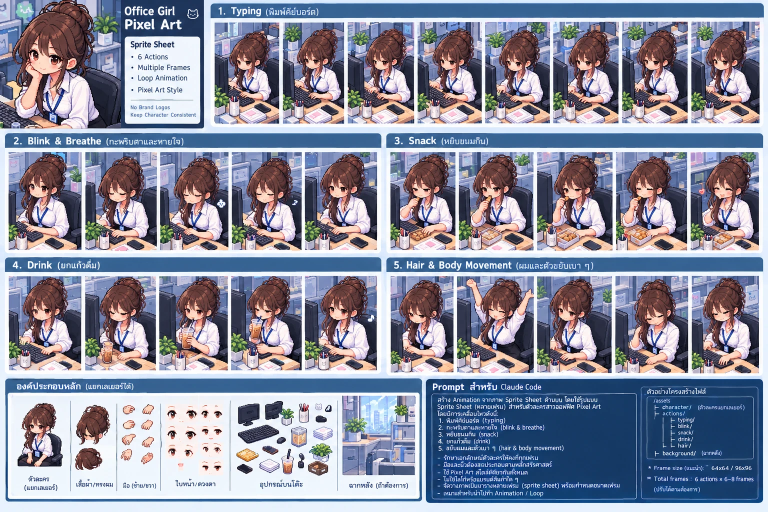
#> input picture assets/office-girl/reference/sheet-a.webp, 1536 x 1024 px (shown at 1/2 size)
$ python build_sprites.py
#> lines starting #> are read from the running program, lines starting #| are printed output that depends on the picture
#!/usr/bin/env python3
"""
tools/office-girl/build_sprites.py
สร้าง sprite sheet ของน้องผู้ตรวจ (Office Girl) จาก reference sheet ที่ผู้ใช้ให้มา

    python3 tools/office-girl/build_sprites.py

ขั้นตอน
  1. หาขอบของแต่ละเฟรมใน assets/office-girl/reference/sheet-a.webp
     (ช่องว่างสีอ่อนระหว่างเฟรมเป็นตัวแบ่ง — ตำแหน่งแถวของแต่ละท่ากำหนดไว้ใน ACTIONS)
  2. จัดเฟรมของท่าเดียวกันให้ตรงกัน: หาสเกล (เท่ากันทุกด้าน ไม่ยืด) + การเลื่อน
     ที่ทำให้เฟรมทับเฟรมกลางได้ดีที่สุด
  3. ตัดเหลือส่วนที่ทุกเฟรมมีภาพจริง แล้วตัดกลางเป็นขนาดเท่ากันทุกท่า (FRAME_W × FRAME_H)
  4. ส่งออก
       public/sprites/office-girl/<ท่า>.png        sprite sheet แนวนอน เฟรมเรียงซ้ายไปขวา
       assets/office-girl/frames/<ท่า>-NN.png      เฟรมแยก ไว้ตรวจทีละเฟรม
       app/components/officeGirlSprites.ts          ขนาด/จำนวนเฟรม/fps แนะนำ ให้ตัวเล่นใช้

⚠️ เฟรมใน reference sheet เป็นภาพหลักของแต่ละท่าที่ถูกวาดแยกกันทีละภาพ (ไม่ใช่เฟรมต่อเนื่อง)
   พื้นหลังและของบนโต๊ะจึงไม่ตรงกันทุกเฟรม — สคริปต์นี้จัดตำแหน่งได้ แต่สร้างเฟรมใหม่ไม่ได้
   ผลตรวจรายเฟรมดู docs/office-girl-animation.md

ต้องมี Pillow + numpy (pip install pillow numpy)
"""
import json
from pathlib import Path

import numpy as np
from PIL import Image

ROOT = Path(__file__).resolve().parents[2]
SHEET = ROOT / "assets/office-girl/reference/sheet-a.webp"
OUT_SHEETS = ROOT / "public/sprites/office-girl"
OUT_FRAMES = ROOT / "assets/office-girl/frames"
OUT_TS = ROOT / "app/components/officeGirlSprites.ts"

FRAME_W, FRAME_H = 120, 168

# แถวของแต่ละท่าใน sheet-a: (y บน, y ล่าง, x ซ้าย, x ขวา) — กว้างกว่าแถวจริงเล็กน้อย ขอบจริงหาเอง
# fps แนะนำ: เฟรมเป็นภาพหลัก (keyframe) ห่างกันมาก จึงช้ากว่า animation ทั่วไป
ACTIONS = {
    "typing": dict(band=(42, 248, 420, 1530), fps=4, label="พิมพ์คีย์บอร์ด"),
    "blink": dict(band=(300, 500, 10, 762), fps=3, label="กะพริบตาและหายใจ"),
    "snack": dict(band=(300, 500, 775, 1530), fps=2, label="กินขนม"),
    "drink": dict(band=(548, 745, 10, 762), fps=2, label="ดื่มน้ำ"),
    "idle": dict(band=(548, 748, 775, 1530), fps=2, label="ผมและตัวขยับ (บิดขี้เกียจ)"),
}


def light(c):
    return c[0] > 215 and c[1] > 222 and c[2] > 230


def runs(flags):
    out, start = [], None
    for i, v in enumerate(flags):
        if v and start is None:
            start = i
        if not v and start is not None:
            out.append((start, i))
            start = None
    if start is not None:
        out.append((start, len(flags)))
    return out


def find_frames(im, band):
    """คืนกล่องของเฟรมในแถว [(x0, y0, x1, y1), ...] — คอลัมน์ที่สว่างเกือบทั้งแนวคือช่องว่างระหว่างเฟรม"""
    y0, y1, x0, x1 = band
    ys = range(y0 + 20, y1 - 20, 4)
    cols = [sum(light(im.getpixel((x, y))) for y in ys) / len(ys) < 0.6 for x in range(x0, x1)]
    xs = [(x0 + a, x0 + b) for a, b in runs(cols) if b - a > 60]
    fa, fb = xs[0]
    xr = range(fa + 5, fb - 5, 3)
    rows = [sum(light(im.getpixel((x, y))) for x in xr) / len(xr) < 0.6 for y in range(y0 - 10, y1 + 10)]
    ty0, ty1 = [(y0 - 10 + a, y0 - 10 + b) for a, b in runs(rows) if b - a > 60][0]
    return [(a, ty0, b, ty1) for a, b in xs]


def gray(im, s=0.5):
    g = im.convert("L").resize((max(1, int(im.width * s)), max(1, int(im.height * s))), Image.BILINEAR)
    return np.asarray(g, dtype=np.float32)


def align(tiles):
    """หาสเกล + การเลื่อนของแต่ละเฟรมเทียบเฟรมกลาง (ค้นหาแบบไล่ทุกค่าบนภาพย่อครึ่งหนึ่ง)"""
    ref = tiles[len(tiles) // 2]
    R = gray(ref)
    rh, rw = R.shape
    out = []
    for t in tiles:
        best = (1e9, 1.0, 0, 0)
        for sc in np.arange(0.88, 1.13, 0.01):
            T = gray(t.resize((max(1, int(t.width * sc)), max(1, int(t.height * sc))), Image.BILINEAR))
            th, tw = T.shape
            for dy in range(-14, 15):
                for dx in range(-14, 15):
                    ya, xa, yb, xb = max(0, dy), max(0, dx), min(rh, th + dy), min(rw, tw + dx)
                    if (yb - ya) < rh * 0.75 or (xb - xa) < rw * 0.75:
                        continue
                    d = float(np.mean(np.abs(R[ya:yb, xa:xb] - T[ya - dy : yb - dy, xa - dx : xb - dx])))
                    if d < best[0]:
                        best = (d, float(sc), dx * 2, dy * 2)
        out.append(best)
    return ref.size, out


def main():
    sheet = Image.open(SHEET).convert("RGB")
#> sheet is the input picture: PIL image 1536x1024 RGB; mean R, G, B 137.4, 141, 159.1
    OUT_SHEETS.mkdir(parents=True, exist_ok=True)
    OUT_FRAMES.mkdir(parents=True, exist_ok=True)
    manifest = {}
    for name, cfg in ACTIONS.items():
        boxes = find_frames(sheet, cfg["band"])
        tiles = [sheet.crop(b) for b in boxes]
        (rw, rh), fits = align(tiles)
        placed = []
        for t, (_, sc, dx, dy) in zip(tiles, fits):
            ts = t.resize((round(t.width * sc), round(t.height * sc)), Image.LANCZOS)
            canvas = Image.new("RGB", (rw, rh))
            canvas.paste(ts, (dx, dy))
            placed.append((canvas, ts.size, dx, dy))
        # ส่วนที่ทุกเฟรมมีภาพจริง (ไม่ใช่ขอบดำที่เกิดจากการเลื่อน)
        cx0 = max(max(0, dx) for _, _, dx, _ in placed)
        cy0 = max(max(0, dy) for _, _, _, dy in placed)
        cx1 = min(min(rw, w + dx) for _, (w, _), dx, _ in placed)
        cy1 = min(min(rh, h + dy) for _, (_, h), _, dy in placed)
        if cx1 - cx0 < FRAME_W or cy1 - cy0 < FRAME_H:
            raise SystemExit(f"{name}: ส่วนที่ทุกเฟรมทับกัน ({cx1 - cx0}×{cy1 - cy0}) เล็กกว่าขนาดเฟรม")
        # ตัดกลางแนวนอน ชิดบนแนวตั้ง (เก็บหัวไว้ครบ)
        ox = cx0 + ((cx1 - cx0) - FRAME_W) // 2
        oy = cy0
        frames = [c.crop((ox, oy, ox + FRAME_W, oy + FRAME_H)) for c, *_ in placed]
        strip = Image.new("RGB", (FRAME_W * len(frames), FRAME_H))
        for i, f in enumerate(frames):
            strip.paste(f, (i * FRAME_W, 0))
            f.save(OUT_FRAMES / f"{name}-{i + 1:02d}.png", optimize=True)
        strip.save(OUT_SHEETS / f"{name}.png", optimize=True)
        manifest[name] = dict(
            frames=len(frames),
            fps=cfg["fps"],
            label=cfg["label"],
            fit=[dict(diff=round(d, 1), scale=round(sc, 2), dx=dx, dy=dy) for d, sc, dx, dy in fits],
        )
        print(f"{name}: {len(frames)} เฟรม · ความต่างหลังจัด {[m['diff'] for m in manifest[name]['fit']]}")
#> this loop made 5 passes
#> (fa in find_frames, fb in find_frames, ty0 in find_frames, ty1 in find_frames, rw, rh, cx1, cy1) on passes 1, 3, 5: (429, 559, 45, 248, 130, 203, 124, 201), (781, 911, 304, 500, 151, 196, 139, 192), (781, 907, 552, 745, 150, 193, 128, 187)
#> (xs in find_frames, fa in find_frames, fb in find_frames, ty0 in find_frames, ty1 in find_frames, rw, rh, cx1) on passes 2, 4: ([(17, 163), (170, 314), (320, 457), (463, 604), (609, 754)], 17, 163, 304, 500, 137, 196, 136), ([(17, 163), (170, 312), (318, 456), (462, 604), (609, 754)], 17, 163, 552, 741, 138, 189, 138)
#| typing: 8 เฟรม · ความต่างหลังจัด [28.1, 26.2, 24.0, 22.6, 0.0, 24.6, 25.7, 23.7]
#| blink: 5 เฟรม · ความต่างหลังจัด [27.3, 27.3, 0.0, 21.4, 33.4]
#| snack: 5 เฟรม · ความต่างหลังจัด [37.9, 36.9, 0.0, 27.7, 34.9]
#| drink: 5 เฟรม · ความต่างหลังจัด [42.1, 33.6, 0.0, 31.9, 31.8]
#| idle: 5 เฟรม · ความต่างหลังจัด [32.9, 49.1, 0.0, 41.9, 37.2]
#> pass 1, in align, `ref = tiles[len(tiles) // 2]`:
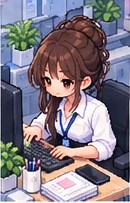
#> ref: PIL image 130x203 RGB; mean R, G, B 130, 121.4, 132.5
#> pass 1, in gray, `g = im.convert("L").resize((max(1, int(im.width * s)), max(1, int(im.h..`:
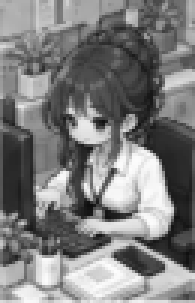
#> g: PIL image 65x101 L (shown 3 times larger); min 14, max 253, mean 125.1
#> pass 1, in gray (call 2), `g = im.convert("L").resize((max(1, int(im.width * s)), max(1, int(im.h..`:
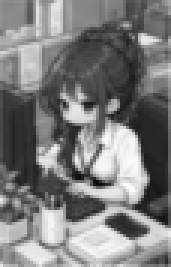
#> g: PIL image 57x89 L (shown 3 times larger); min 10, max 252, mean 124.3
#> after the loop:
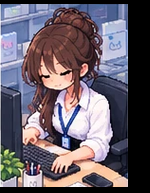
#> canvas: PIL image 150x193 RGB; mean R, G, B 105.3, 96, 106.5
#> after the loop:
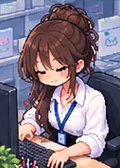
#> f: PIL image 120x168 RGB; mean R, G, B 128.9, 116.8, 130.9
#> after the loop:
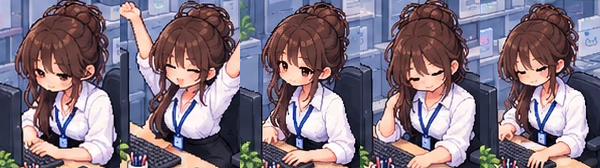
#> strip: PIL image 600x168 RGB; mean R, G, B 128.4, 113.7, 126.3
#> after the loop:
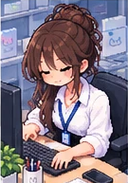
#> ts: PIL image 128x183 RGB; mean R, G, B 130.2, 118.7, 131.6
#> after the loop, manifest = 5 items

    lines = [
        "// app/components/officeGirlSprites.ts",
        "// sprite sheet ของน้องผู้ตรวจ — สร้างโดย tools/office-girl/build_sprites.py อย่าแก้มือ",
        "// ไฟล์ภาพ: public/sprites/office-girl/<ท่า>.png (เฟรมเรียงแนวนอน ซ้ายไปขวา)",
        "",
        f"export const OFFICE_GIRL_FRAME = {{ width: {FRAME_W}, height: {FRAME_H} }} as const;",
        "",
        "export const OFFICE_GIRL_ACTIONS = {",
    ]
    for name, m in manifest.items():
        lines.append(
            f'  {name}: {{ src: "/sprites/office-girl/{name}.png", frames: {m["frames"]}, fps: {m["fps"]}, label: "{m["label"]}" }},'
        )
#> this loop made 5 passes
#> name on passes 1 to 5: 'typing', 'blink', 'snack', 'drink', 'idle'
#> after the loop, lines = 12 items
    lines += ["} as const;", "", "export type OfficeGirlAction = keyof typeof OFFICE_GIRL_ACTIONS;", ""]
    OUT_TS.write_text("\n".join(lines), encoding="utf-8")
    (OUT_FRAMES / "alignment.json").write_text(json.dumps(manifest, ensure_ascii=False, indent=1), encoding="utf-8")


if __name__ == "__main__":
    main()
